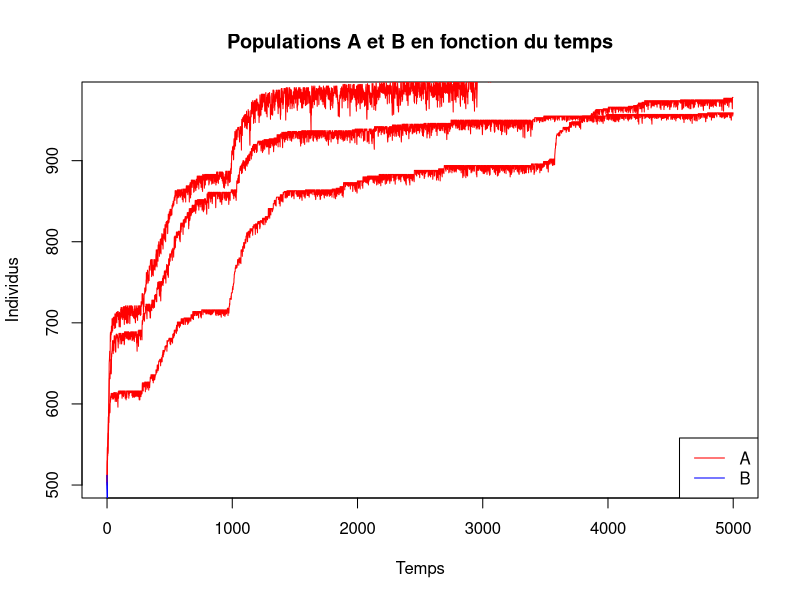

Here is the R script that generated this plot:

rm(list=ls())
d <- read.table("./csv/chr/30_700_pm0.csv",sep=";",dec=".")
d2 <- read.table("./csv/chr/30_700_pm02.csv",sep=";",dec=".")
d3 <- read.table("./csv/chr/30_700_pm03.csv",sep=";",dec=".")


names(d)[names(d)=="V1"] <- "T"
names(d)[names(d)=="V2"] <- "popB"
names(d)[names(d)=="V3"] <- "popA"

names(d2)[names(d2)=="V1"] <- "T"
names(d2)[names(d2)=="V2"] <- "popB"
names(d2)[names(d2)=="V3"] <- "popA"

names(d3)[names(d3)=="V1"] <- "T"
names(d3)[names(d3)=="V2"] <- "popB"
names(d3)[names(d3)=="V3"] <- "popA"

plot(d$popA[0:4999]~d$T[0:4999],col='red',
     main='Populations A et B en fonction du temps',
     xlab='Temps',ylab='Individus',type='l')
lines(d$popB[0:4999]~d$T[0:4999],col='blue',type='l')
lines(d2$popA~d2$T,col='red',type='l')
lines(d2$popB~d2$T,col='blue',type='l')
lines(d3$popA~d3$T,col='red',type='l')
lines(d3$popB~d3$T,col='blue',type='l')
legend('bottomright',col=c('red','blue'),legend=c('A','B'),lty=c(1,1))


